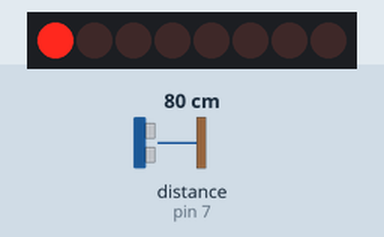
This sketch was run on a simulated Arduino Uno, built with avr-gcc and run on an emulated ATmega328P. Shown: 8 shift-register outputs drawn as a row of LEDs (first output left, lit = HIGH). Wiring (inferred from the names in the program): ultrasonic range finder: trigger pin 7; echo pin 7; shift register (74HC595): data pin 8; shift clock pin 10; latch pin 9. Wiring (inferred from the signals the program sends): row of LEDs: on Q0, Q1, Q2, Q3, Q4, Q5, Q6, Q7. The inputs (shaded band) are chosen by the test bench; at power-on: distance to the obstacle (sensor on pin 7) 80 cm. The echo pulse lasts 58.3 µs per cm.

Above: at 1.2 s.
1.3 s: distance to the obstacle (sensor on pin 7) set to 2 cm
At 2.2 s:
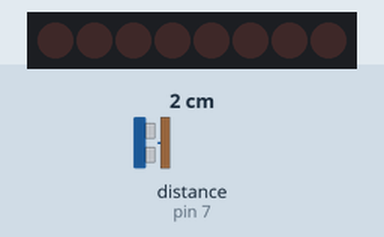
2.8 s: distance to the obstacle (sensor on pin 7) set to 120 cm
At 3.1 s:
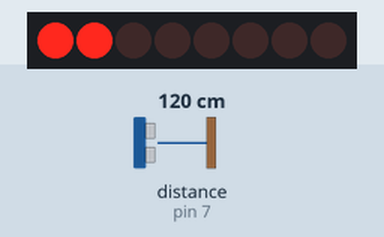
4.3 s: distance to the obstacle (sensor on pin 7) set to 250 cm
At 4.9 s:
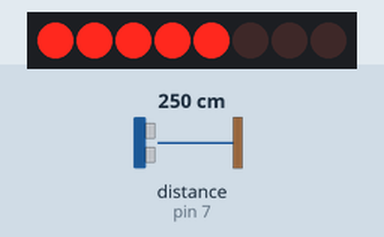
5.8 s: distance to the obstacle (sensor on pin 7) set to 299 cm
At 6.5 s:
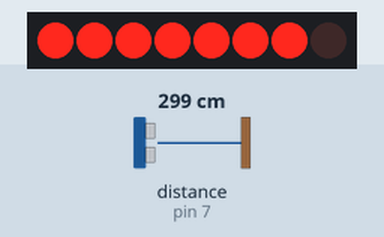
7.3 s: distance to the obstacle (sensor on pin 7) set to 4 cm
At 8.4 s:
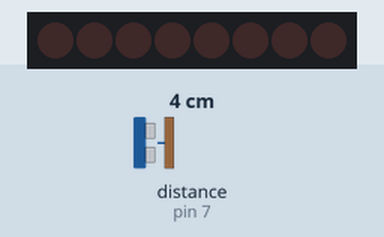
8.8 s: distance to the obstacle (sensor on pin 7) set to 60 cm
At 10.2 s:
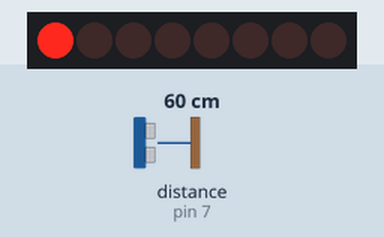
Timing chart, 0 to 11.3 s (numbered marks = the images above; inputs shaded):
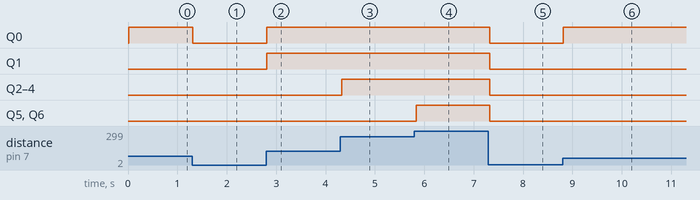

The sketch:

9-3-bar_graph_distance_control.ino
```cpp
// C++ code
// Make light sequence animation

const int SER = 8; // Serial Output to Shift Register
const int LATCH = 9; // Shift Register Latch Pin
const int CLK = 10; // Shift Register Clock Pin
const int ULTRASONIC_DIST = 7; // Ultrasonic distance sensor pin


// Possible LED settings
int ledVals[9] = {0,1,3,7,15,31,63,127,255};

// Min and max distance in cm
int minVal = 0;
int maxVal = 340;

void setup()
{
  // Set pins as outputs
  pinMode(SER, OUTPUT);
  pinMode(LATCH, OUTPUT);
  pinMode(CLK, OUTPUT);
  pinMode(ULTRASONIC_DIST, INPUT);
}

void loop()
{
  /* for (int i =0; i < 14; i++) {
    digitalWrite(LATCH, LOW);	// Latch low -  start sending
    shiftOut(SER, CLK, MSBFIRST, seq[i]);	// Shift most signinifant bit first
    digitalWrite(LATCH, HIGH);	// Latch high - stop sending
    delay(200);	// Animation speed
  }

  int distance = getDistance();
  Serial.println(distance);
  */
  int distance = getDistance();
  distance = map(distance, minVal, maxVal, 0, 8);
  distance = constrain(distance, 0, 8);

  digitalWrite(LATCH, LOW);	// Latch low - start sending
  shiftOut(SER, CLK, MSBFIRST, ledVals[distance]);	// Send data, MSB first
  digitalWrite(LATCH, HIGH);	// Latch high -  stop sending
  delay(10); // Animation speed
}

long getDistance() {
  // Vars for distance sensor
  long duration, cm;

  // The PING))) is triggered by a HIGH pulse of 2 or more microseconds.
  // Give a short LOW pulse beforehand to ensure a clean HIGH pulse:
  pinMode(ULTRASONIC_DIST, OUTPUT);
  digitalWrite(ULTRASONIC_DIST, LOW);
  delayMicroseconds(2);
  digitalWrite(ULTRASONIC_DIST, HIGH);
  delayMicroseconds(5);
  digitalWrite(ULTRASONIC_DIST, LOW);
  // The same pin is used to read the signal from the PING))): a HIGH pulse
  // whose duration is the time (in microseconds) from the sending of the ping
  // to the reception of its echo off of an object.
  pinMode(ULTRASONIC_DIST, INPUT);
  duration = pulseIn(ULTRASONIC_DIST, HIGH);

  // convert the time into a distance
  cm = microsecondsToCentimeters(duration);

  return cm;
}

long microsecondsToCentimeters(long microseconds) {
  // The speed of sound is 340 m/s or 29 microseconds per centimeter.
  // The ping travels out and back, so to find the distance of the object we
  // take half of the distance travelled.
  return microseconds / 29 / 2;
}
```

Measured:
- after the input at 1.3 s, Q0: HIGH → LOW at once
- after the input at 2.8 s, Q0, Q1: LOW → HIGH at once
- after the input at 4.3 s, Q2–4: LOW → HIGH at once
- after the input at 5.8 s, Q5, Q6: LOW → HIGH at once
- after the input at 7.3 s, Q0–6: HIGH → LOW at once
- after the input at 8.8 s, Q0: LOW → HIGH at once
